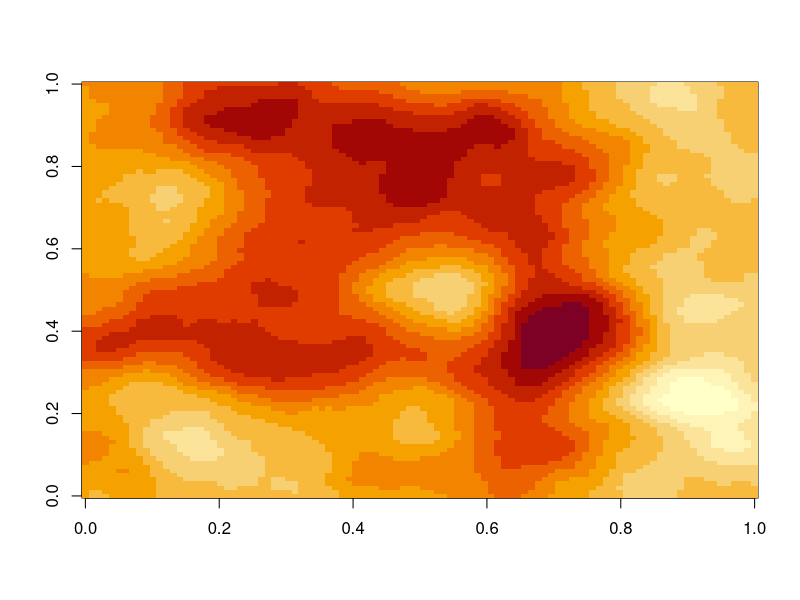
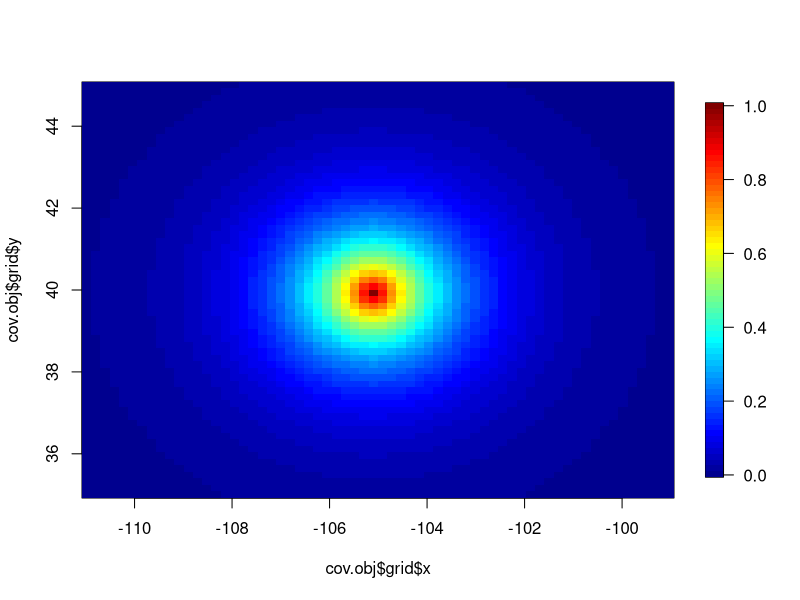
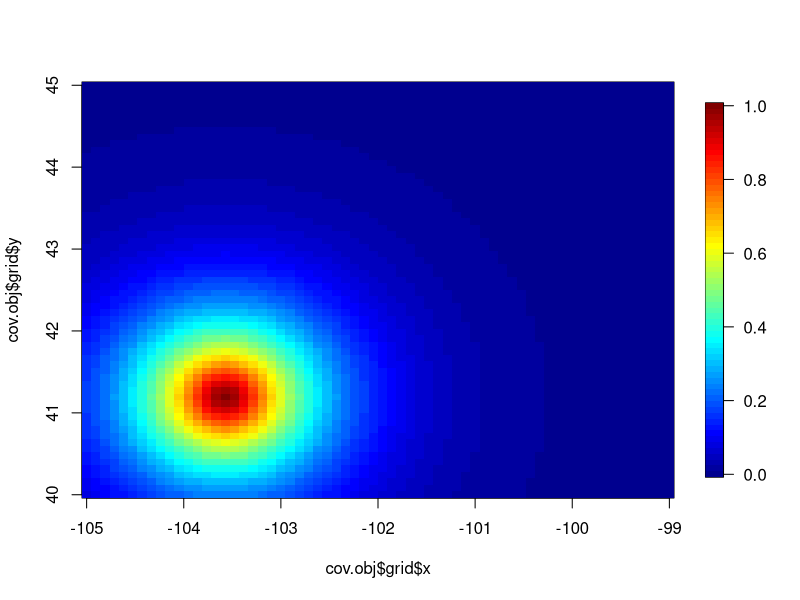
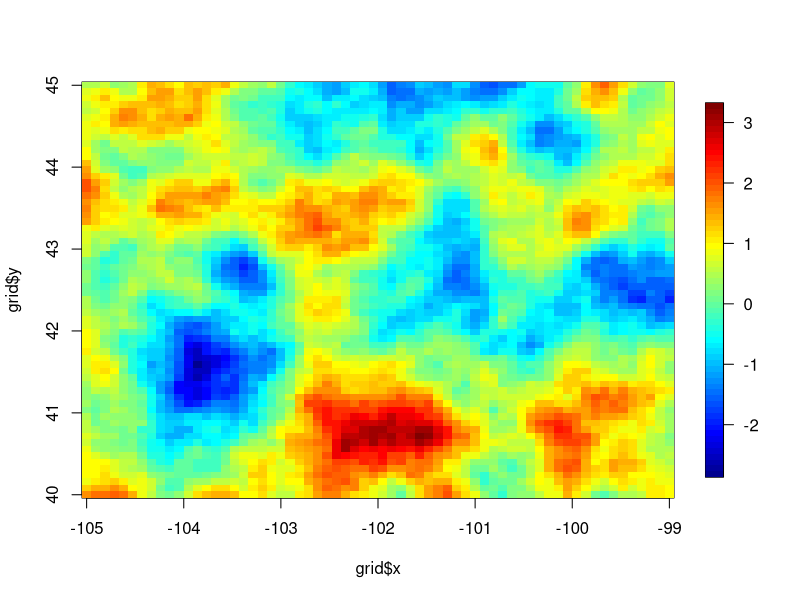

Recreate these plots in R, in order.
library(fields)


### Name: image.cov
### Title: Exponential, Matern and general covariance functions for 2-d
###   gridded locations.
### Aliases: stationary.image.cov Exp.image.cov Rad.image.cov
###   wendland.image.cov matern.image.cov
### Keywords: spatial

### ** Examples

# multiply 2-d isotropic exponential with theta=4 by a random vector 

junk<- matrix(rnorm(100*100), 100,100)

cov.obj<- stationary.image.cov( setup=TRUE, 
             grid=list(x=1:100,y=1:100),theta=8) 
result<-  stationary.image.cov(Y=junk,cov.obj=cov.obj)

image( matrix( result, 100,100)) # NOTE that is also a smoother!

# to do it again, no setup is needed 
#  e.g. 
#  junk2<- matrix(rnorm(100**2, 100,100))
#  result2<-  stationary.image.cov(Y=junk2, cov.obj=cov.obj)

# generate a grid and set of indices based on discretizing the locations
# in the precip dataset

 out<-as.image( RMprecip$y, x= RMprecip$x)
 ind1<- out$ind
 grid<- list( x= out$x, y=out$y)

#
# discretized x locations  to use for comparison
  xd<- cbind( out$x[ out$ind[,1]], out$y[ out$ind[,2]] )

# setup to create cov.obj for exponential covariance with range= 1.25

 cov.obj<- stationary.image.cov( setup=TRUE, grid=grid, theta=1.25) 

# multiply covariance matrix by an arbitrary vector
 junk<-  rnorm(nrow( ind1))
 result<- stationary.image.cov( ind1, ind1, Y= junk,cov.obj=cov.obj)

# The brute force way would be  
#   result<- stationary.cov( xd, xd, theta=1.25, C=junk)
# or 
#   result<- stationary.cov( xd, xd, theta=1.25) %*% junk
# both of these take much longer 


# evaluate the covariance between all grid points and the center grid point
 Y<- matrix(0,cov.obj$m, cov.obj$n)
 Y[32,32]<- 1
 result<- stationary.image.cov( Y= Y,cov.obj=cov.obj)
# covariance surface with respect to the grid point at (32,32)
# 
# reshape "vector" as an image
 temp<-  matrix( result, cov.obj$m,cov.obj$n)
 image.plot(cov.obj$grid$x,cov.obj$grid$y, temp)
# or persp( cov.obj$grid$x,cov.obj$grid$y, temp) 

# check out the Matern
 grid<- list( x= seq(-105,-99,,64), y= seq( 40,45,,64)) 
 cov.obj<- matern.image.cov( 
             setup=TRUE, grid=grid, theta=.55, smoothness=1.0)
 Y<- matrix(0,64,64)
 Y[16,16]<- 1

 result<- matern.image.cov( Y= Y,cov.obj=cov.obj)
  temp<-  matrix( result, cov.obj$m,cov.obj$n)
 image.plot( cov.obj$grid$x,cov.obj$grid$y, temp)

# Note we have centered at the location (grid$x[16],grid$y[16]) for this case
#  using sim.rf to simulate an Matern field
  look<- sim.rf( cov.obj)
  image.plot( grid$x, grid$y, look)
